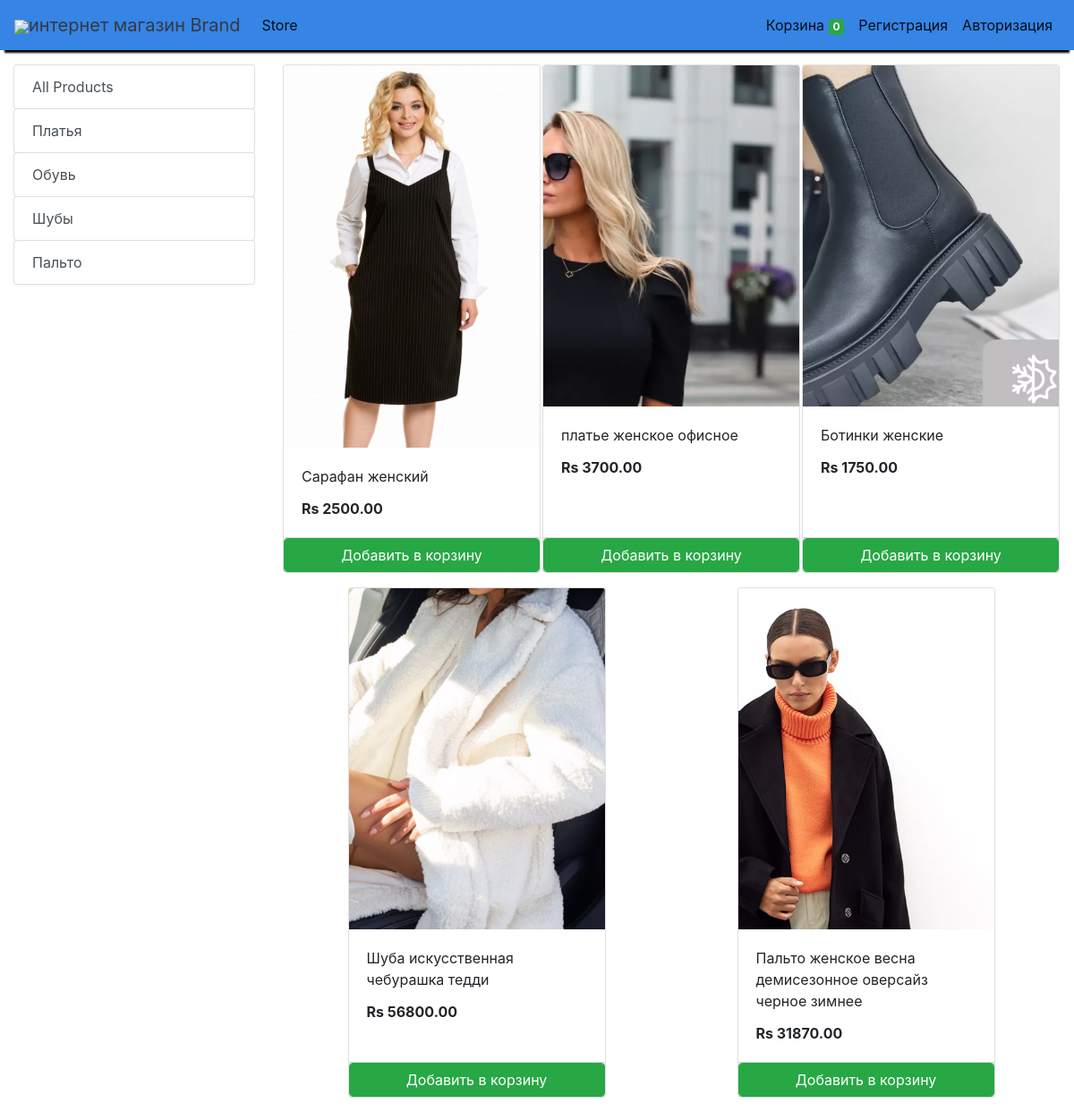
The app's page /store with its own data.
### store/models.py (models this page shows, shortened)
class Category(models.Model):
    name = models.CharField(max_length=200, db_index=True)
    @staticmethod
    def get_all_categories():
        return Category.objects.all()

class Product(models.Model):
    name = models.CharField(max_length=200, db_index=True)
    price = models.DecimalField(max_digits=10, decimal_places=2)
    category = models.ForeignKey(Category, related_name='products',on_delete=models.CASCADE,default=1)
    description = models.TextField(blank=True,default='')
    image = models.ImageField(upload_to='products/%Y/%m/%d', blank=True)
    @staticmethod
    def get_all_products():
        return Product.objects.all()

### store/views.py (the view)
# urls.py: path('', include('store.urls')),
def store(request):
    cart = request.session.get('cart')
    if not cart:
        request.session['cart'] = {}
    products = None
    categories = Category.get_all_categories()
    categoryID = request.GET.get('category')
    if categoryID:
        products = Product.get_all_products_by_categoryid(categoryID)
    else:
        products = Product.get_all_products();
    data = {}
    data['products'] = products
    data['categories'] = categories
    print('you are : ', request.session.get('email'))
    return render(request, 'index.html', data)

### store/templatetags/cart.py (called while the page is built)
@register.filter (name='is_in_cart')
def is_in_cart(product, cart):
    keys = cart.keys ()
    for id in keys:
        if int (id) == product.id:
            return True
    return False

### store/templatetags/custom_filter.py (called while the page is built)
@register.filter(name='currency')
def currency(number):
    return "Rs "+str(number)

### store/templates/index.html (shortened to what this page needs)
{% extends 'base.html' %}
{% block content %}
{% load cart %}
{% load custom_filter %}
<div class="container-fluid mt-3">
	<div class="row">
		<div class="col-lg-3 mx-auto">
			<div class="list-group">
				<a href="/" class="list-group-item list-group-item-action btn btn-outline-success">All Products</a>
				{% for category in categories %}
				<a href="/?category={{category.id}}"
					class="list-group-item list-group-item-action btn btn-outline-success ">{{category.name}}</a>
				{% endfor %}
			</div>
		</div>
		<div id='products' class="col-lg-9 mx-auto">
			<div class="row mx-auto">
				{% for product in products %}
				<div class="card mx-auto mb-3" id={{product.id}} style="width: 18rem;">
					<img class="card-img-top" src="{{product.image.url}}" alt="Card image cap">
					<div class="card-body">
						<p class="card-title">{{product.name}}</p>
						<p class="card-text"><b>{{product.price|currency}}</b></p>
					</div>
					<div class="card-footer p-0 no-gutters">
						{% if product|is_in_cart:request.session.cart %}
						<div class="row no-gutters">
							<form action="/#{{product.id}}" class="col-2 " method="post">
								{% csrf_token %}
								<input hidden type="text" name='product' value='{{product.id}}'>
								<input hidden type="text" name='remove' value='True'>
								<input type="submit" value=" - " class="btn btn-block btn-success border-right">
							</form>
							<div class="text-center col btn btn-success">{{product|cart_quantity:request.session.cart}} in Cart</div>
							<form action="/#{{product.id}}" class="col-2 " method="post">
								{% csrf_token %}
								<input hidden type="text" name='product' value='{{product.id}}'>
								<input type="submit" value=" + " class="btn btn-block btn-success border-left">
							</form>
						</div>
						{% else %}
						<form action="/#{{product.id}}" method="POST" class="btn-block">
							<input type="submit" class="float-right btn btn-success form-control"
								value="Добавить в корзину">
						</form>
						{% endif %}
					</div>
				</div>
				{% endfor %}
			</div>
		</div>
	</div>
</div>
{% endblock %}

### store/templates/base.html (shortened to what this page needs)
<!doctype html>
<html lang="ru">
<head>
  <link rel="stylesheet" href="https://maxcdn.bootstrapcdn.com/bootstrap/4.0.0/css/bootstrap.min.css"
>
</head>
<body>
<nav class="one-edge-shadow
  navbar navbar-light
  sticky-top navbar
  navbar-expand-lg
  text-white">
    <a class="navbar-brand ms-3 text-dark " href="/">
    <link rel="stylesheet" href="https://use.fontawesome.com/releases/v5.7.0/css/all.css">
    <img src="https://www.freepnglogos.com/uploads/shopping-cart-png/shopping-cart-svg-png-icon-download-28.png" style="width:50px;height:50px,color:text-light;">интернет магазин Brand</a>
    <div class="collapse navbar-collapse" id="navbarSupportedContent">
      <ul class="navbar-nav mr-auto">
        <li class="nav-item active">
          <a class="nav-link" href="/store">Store <span class="sr-only">(current)</span></a>
        </li>
          </ul>
      <ul class=" navbar-nav my-2 my-lg-0">
        <li class="nav-item active">
          <a class="nav-link" href="/cart">Корзина
            <span class="badge badge-success">{{request.session.cart.keys|length}}</span>
            <span class="sr-only">(current)</span></a>
        </li>
        {% if request.session.customer %}
        <li class="nav-item active ">
          <a class="nav-link" href="/orders">Заказы<span class="sr-only">(current)</span></a>
        </li>
        <li class="nav-item active ">
          <a class="nav-link" href="/logout">Выход<span class="sr-only">(current)</span></a>
        </li>
        {% else %}
        <li class="nav-item active">
          <a class="nav-link" href="/signup">Регистрация <span class="sr-only">(current)</span></a>
        </li>
        <li class="nav-item active">
          <a class="nav-link" href="/login">Авторизация<span class="sr-only">(current)</span></a>
        </li>
        {% endif %}
      </ul>
    </div>
  </nav>
  {% block content %}{% endblock %}
</body>
</html>

### store/templates/base.html (style rules this page uses)
nav { background-color: rgb(54, 132, 228); }
.one-edge-shadow { box-shadow: 0 8px 2px -5px rgb(0, 0, 0); }

### records on screen
Category: name "Платья"
Category: name "Обувь"
Category: name "Шубы"
Category: name "Пальто"
Product: {{ product.id }} 1 (drawn), image (picture), name "Сарафан женский", price "Rs 2500.00"
Product: image (picture), name "платье женское офисное", price "Rs 3700.00"
Product: image (picture), name "Ботинки женские", price "Rs 1750.00"
Product: image (picture), name "Шуба искусственная чебурашка тедди", price "Rs 56800.00"
Product: image (picture), name "Пальто женское весна демисезонное оверсайз черное зимнее", price "Rs 31870.00"

### other values on screen
{{ request.session.cart.keys|length }} "0"
